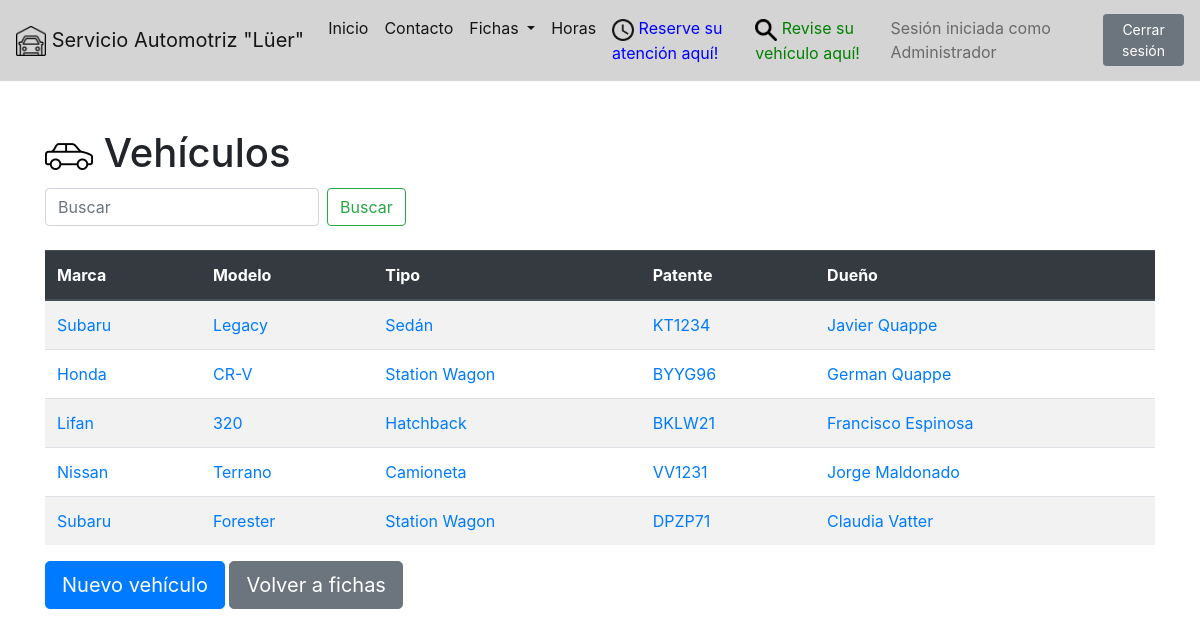
/fichas/vehiculos/ (signed in), run on an earlier commit of the app's database.
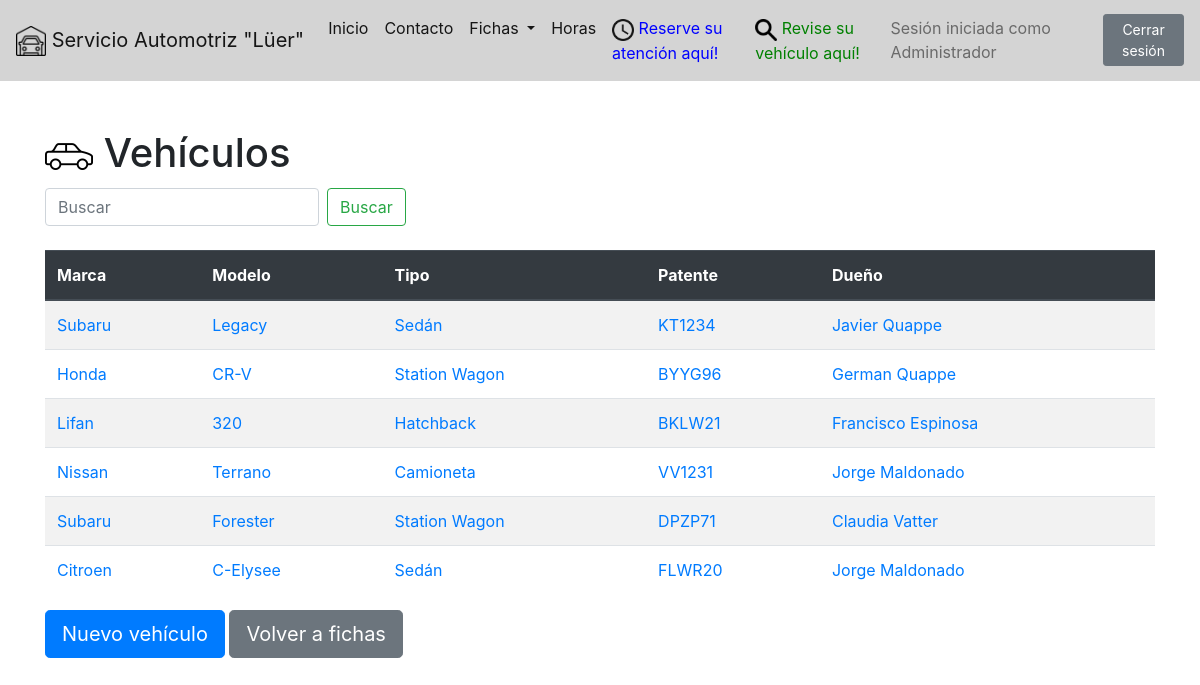
And on a later commit of the database.
### fichas/models.py (models this page shows, shortened)
class Vehiculo(models.Model):
	id_cliente	= models.ForeignKey('Cliente', blank = True, null = True, on_delete = models.SET_NULL, verbose_name='Dueño')
	patente		= models.CharField(max_length = 6)
	vin 		= models.CharField(max_length = 20, blank = True, null = True)
	tipo		= models.CharField(max_length = 40, default="Sedán")
	marca		= models.CharField(max_length = 40)
	modelo		= models.CharField(max_length = 40)
	kilometraje	= models.PositiveIntegerField()
	anyo		= models.PositiveIntegerField(null = True)
	imagen		= models.ImageField(upload_to='vehiculos/', blank=True, null=True)
	objects		= VehiculoManager()
	def get_absolute_url(self):
		return reverse("fichas:vehiculo-detail", kwargs={"id": self.id})

class Cliente(models.Model):
	rut			= models.CharField(max_length = 10)
	nombre		= models.CharField(max_length = 100)
	telefono	= models.CharField(max_length = 12)
	email		= models.CharField(max_length = 100, blank = True)
	objects		= ClienteManager()
	def get_absolute_url(self):
		return reverse("fichas:cliente-detail", kwargs={"id": self.id})
	def __str__(self):
		return self.nombre

### fichas/views.py (the view)
# urls.py: path('vehiculos/', vehiculo_list_view, name='vehiculo-list'),
@login_required
def vehiculo_list_view(request):
	queryset = Vehiculo.objects.all()
	context = {
		"object_list": queryset
	}
	return render(request, "vehiculos/vehiculo_list.html", context)

### fichas/models.py (called while the page is built)
	def get_queryset(self):
		return VehiculoQuerySet(self.model, using=self._db)

### fichas/templates/vehiculos/vehiculo_list.html
{% extends 'base.html' %}
{% load static %}
{% block content %}
<h1><img src="{% static 'pages/images/vehiculos48.png' %}"> Vehículos</h1>
<form class="form-inline my-2 my-lg-0" action="search/">
	<input class="form-control mr-sm-2" type="search" name="q" placeholder="Buscar" aria-label="Search">
	<button class="btn btn-outline-success my-2 my-sm-0" type="submit">Buscar</button>
</form>
<br/>
<table class="table table-striped table-hover">
	<thead class="thead-dark">
		<tr>
			<th>Marca</th>
			<th>Modelo</th>
			<th>Tipo</th>
			<th>Patente</th>
			<th>Dueño</th>
		</tr>
	</thead>
	{% for instance in object_list %}
	<tr>
		<td><a href='{{ instance.get_absolute_url }}'>{{ instance.marca }}</a></td>
		<td><a href='{{ instance.get_absolute_url }}'>{{ instance.modelo }}</a></td>
		<td><a href='{{ instance.get_absolute_url }}'>{{ instance.tipo }}</a></td>
		<td><a href='{{ instance.get_absolute_url }}'>{{ instance.patente }}</a></td>
		<td><a href='{{ instance.id_cliente.get_absolute_url }}'>{{ instance.id_cliente }}</a></td>
	</tr>
	{% endfor %}
</table>
{% if user.is_staff %}
<form action="./crear/">
	<input type="submit" class= "btn btn-primary btn-lg" value="Nuevo vehículo" /> <input type="button" class="btn btn-secondary btn-lg" onclick="location.href='../';" value="Volver a fichas" />
</form>
{% else %}
<input type="button" class="btn btn-secondary btn-lg" onclick="location.href='../';" value="Volver a fichas" />
{% endif %}
{% endblock %}

What changed in the data, as far as the page shows it:
added Vehiculo: marca "Citroen", modelo "C-Elysee", tipo "Sedán", patente "FLWR20", id_cliente "Jorge Maldonado"
